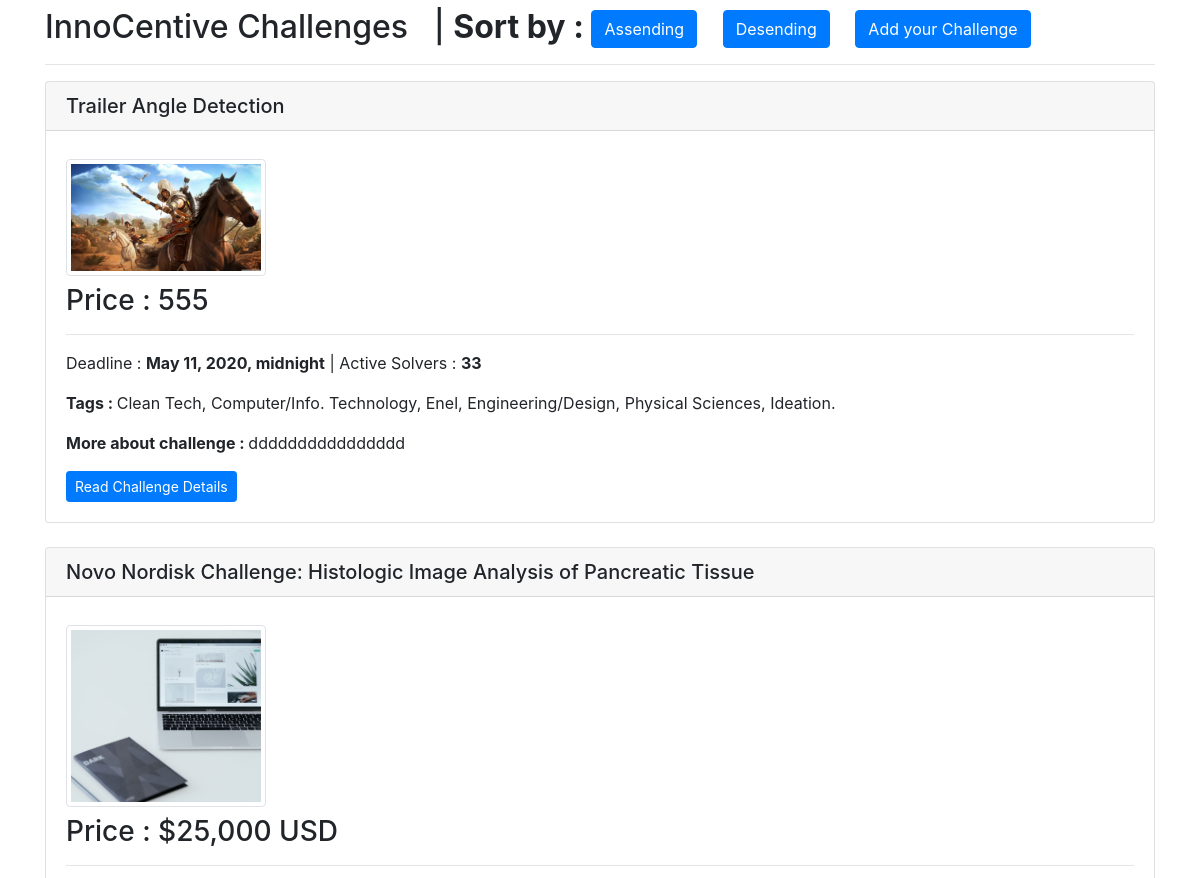
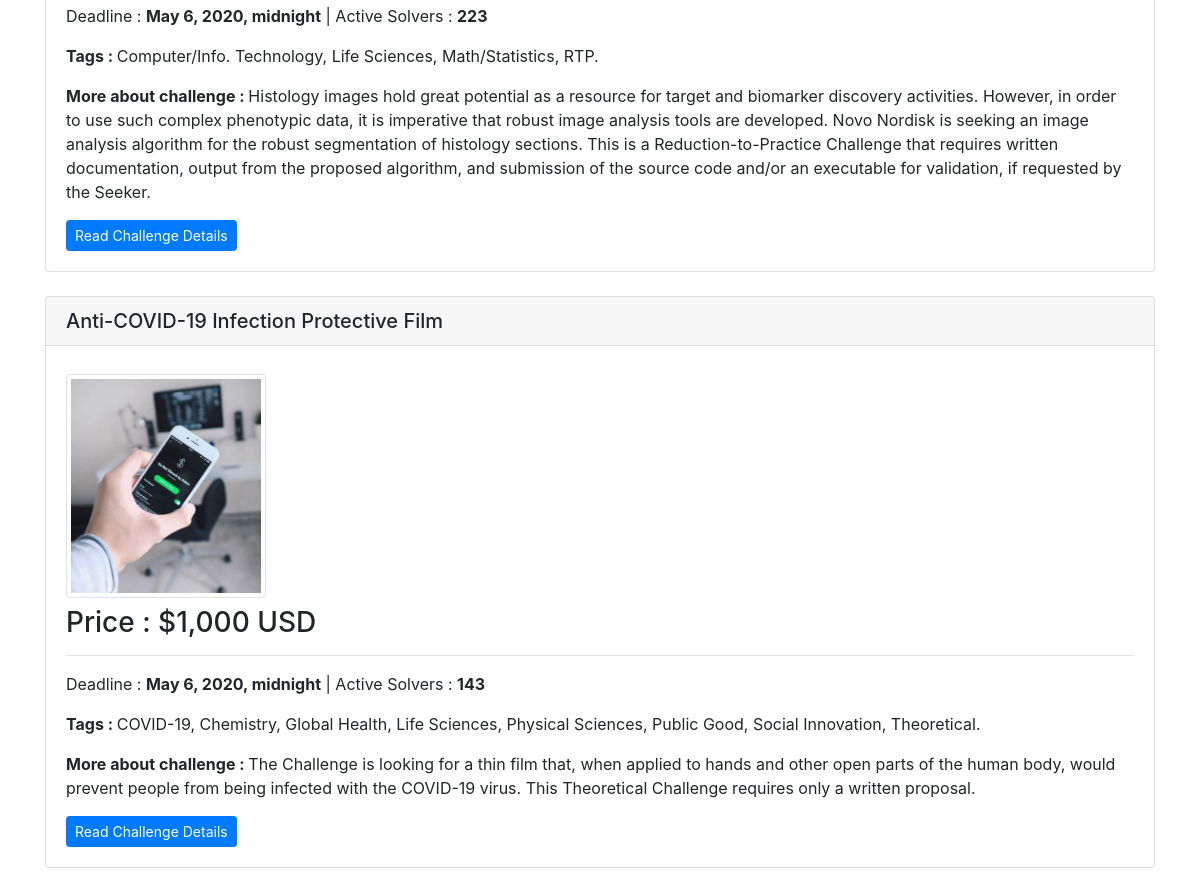
The app's page /Dsc with its own data (2 pictures, top to bottom).
### ch/models.py (models this page shows, shortened)
class Challenges(models.Model):
    sno = models.AutoField(primary_key=True);
    pic = models.URLField();
    title = models.CharField(max_length=10000);
    timeStamp = models.DateTimeField(blank=False);
    active_Solvers = models.IntegerField();
    Tags = models.CharField(max_length=10000);
    price = models.CharField(max_length=15);
    contents = models.TextField();
    slug = models.CharField(max_length=130);

### ch/views.py (the view)
# urls.py: path('Dsc', views.Dsc, name='Dsc'),
def Dsc(request):
    CHs = Challenges.objects.all().order_by('-title')
    return render(request,'Dsc.html',{'CHs':CHs});

### templates/Dsc.html (shortened to what this page needs)
<!DOCTYPE html>
<html lang="en">
  <head>
    <link
      rel="stylesheet"
      href="https://stackpath.bootstrapcdn.com/bootstrap/4.4.1/css/bootstrap.min.css"
    />
  </head>
  <body>
<div class="container my-2">
<h2>InnoCentive Challenges &nbsp | <b>Sort by : </b><a href="{% url 'Asc' %}" class="btn btn btn-primary">Assending</a> &nbsp <a href="{% url 'Dsc' %}" class="btn btn btn-primary">Desending</a> &nbsp <a href="{% url 'home' %}" class="btn btn btn-primary">Add your Challenge</a></h2>
<hr>
{% for i in CHs %}
  <div class="card">
  <h5 class="card-header">{{i.title}}</h5>
  <div class="card-body">
  <div class="img my-2">
  <img class="img-thumbnail inno-image" src="{{i.pic}}" alt="Challenge: Early Signs of Pending Pandemic" width="200px" height="200px">
  </div>
  <h3>Price : {{i.price}}</h3>
  <hr>
  <p>Deadline : <b>{{i.timeStamp}}</b> | Active Solvers : <b>{{i.active_Solvers}}</b></p>
  <p><b>Tags : </b>{{i.Tags}}.</p>
    <p class="card-text"><b>More about challenge : </b>{{i.contents}}</p>
    <a href="#" class="btn btn-sm btn-primary">Read Challenge Details </a>
  </div>
</div>
<br>
{% endfor %}
</div>
  </body>
</html>

### records on screen
Challenges: title "Trailer Angle Detection", pic (picture), price "555", timeStamp "May 11, 2020, midnight", active_Solvers "33", Tags "Clean Tech, Computer/Info. Technology, Enel, Engineering/Design, Physical Sciences, Ideation", contents "dddddddddddddddd"
Challenges: title "Novo Nordisk Challenge: Histologic Image Analysis of Pancreatic Tissue", pic (picture), price "$25,000 USD", timeStamp "May 6, 2020, midnight", active_Solvers "223", Tags "Computer/Info. Technology, Life Sciences, Math/Statistics, RTP", contents "Histology images hold great potential as a resource for target and biomarker discovery activities. However, in order to use such complex phenotypic data, it is imperative that robust image analysis tools are developed. Novo Nordisk is seeking an image analysis algorithm for the robust segmentation of histology sections. This is a Reduction-to-Practice Challenge that requires written documentation, output from the proposed algorithm, and submission of the source code and/or an executable for validation, if requested by the Seeker."
Challenges: title "Anti-COVID-19 Infection Protective Film", pic (picture), price "$1,000 USD", timeStamp "May 6, 2020, midnight", active_Solvers "143", Tags "COVID-19, Chemistry, Global Health, Life Sciences, Physical Sciences, Public Good, Social Innovation, Theoretical", contents "The Challenge is looking for a thin film that, when applied to hands and other open parts of the human body, would prevent people from being infected with the COVID-19 virus. This Theoretical Challenge requires only a written proposal."
